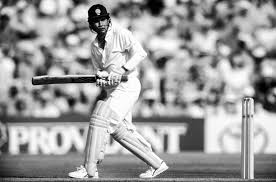
#> input picture ImageArithmetic/p1.jpeg, 276 x 182 px
$ python python1.py
#> lines starting #> are read from the running program, lines starting #| are printed output that depends on the picture
import cv2
import numpy as np
import matplotlib.pyplot as plt
import os
import tkinter as tk
from tkinter import filedialog

# 1. Open a window to pick the file instead of typing
root = tk.Tk()
root.withdraw() # Hide the tiny extra window
image_path = filedialog.askopenfilename(title="Select your cricket.png file",
                                        filetypes=[("Image files", "*.png *.jpeg")])
#> the answer given: p1.jpeg

if not image_path:
    print("No file selected!")
else:
    # Load the image
    img = cv2.imread(image_path, 0)
#> img is the input picture: shape (182, 276); min 0, max 255, mean 156.8

    if img is None:
        print("Error: Could not load image. Check the file format.")
    else:
        img = cv2.resize(img, (500, 500))
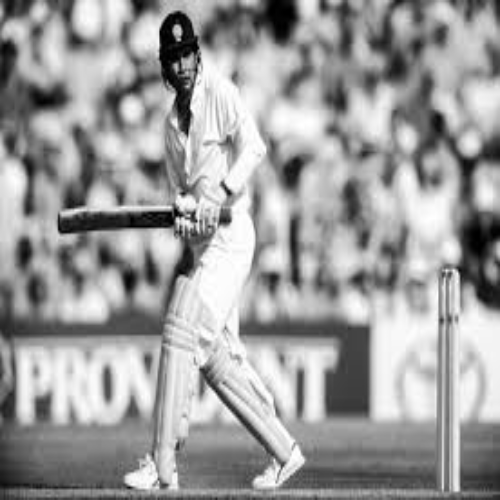
#> img: shape (500, 500); min 0, max 255, mean 156.7

        # A. Create Noise
        noise = np.random.normal(0, 25, img.shape).astype('int16')
        noisy_image = np.clip(img.astype('int16') + noise, 0, 255).astype('uint8')
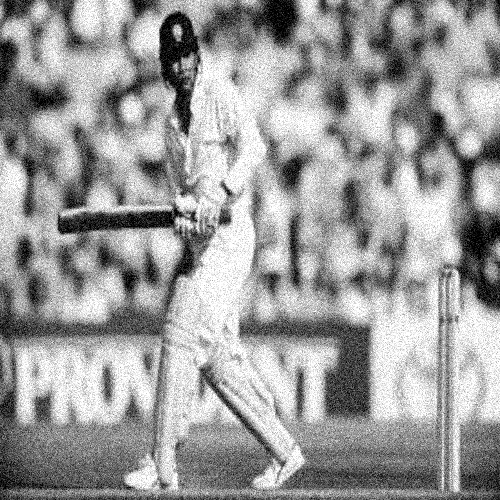
#> noisy_image: shape (500, 500); min 0, max 255, mean 156.1

        # B. Arithmetic Operation: SUBTRACTION
        diff_image = cv2.absdiff(img, noisy_image)
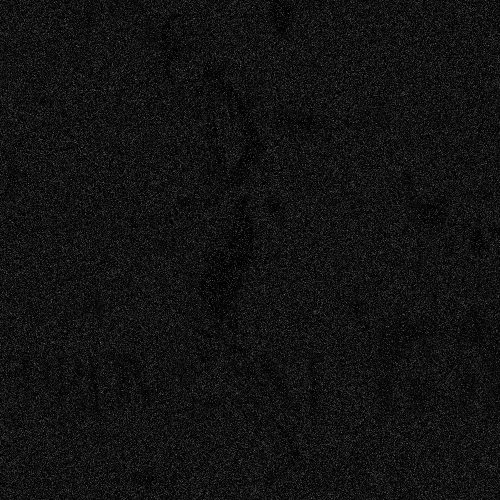
#> diff_image: shape (500, 500); min 0, max 117, mean 18.5

        # C. Arithmetic Operation: MULTIPLICATION
        bright_image = np.clip(img.astype('float32') * 1.5, 0, 255).astype('uint8')
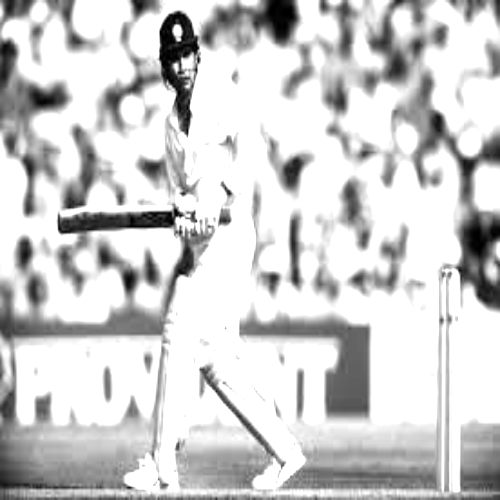
#> bright_image: shape (500, 500); min 0, max 255, mean 205.5

        # --- DISPLAY RESULTS ---
        titles = ['Original Input', 'Corrupted (Additive Noise)',
                  'Subtraction (Noise Map)', 'Multiplication (Gain)']
        images = [img, noisy_image, diff_image, bright_image]

        plt.figure(figsize=(15, 10))
        for i in range(4):
            plt.subplot(2, 2, i+1)
            plt.imshow(images[i], cmap='gray')
            plt.title(titles[i])
            plt.axis('off')

        plt.tight_layout()
        plt.show()
